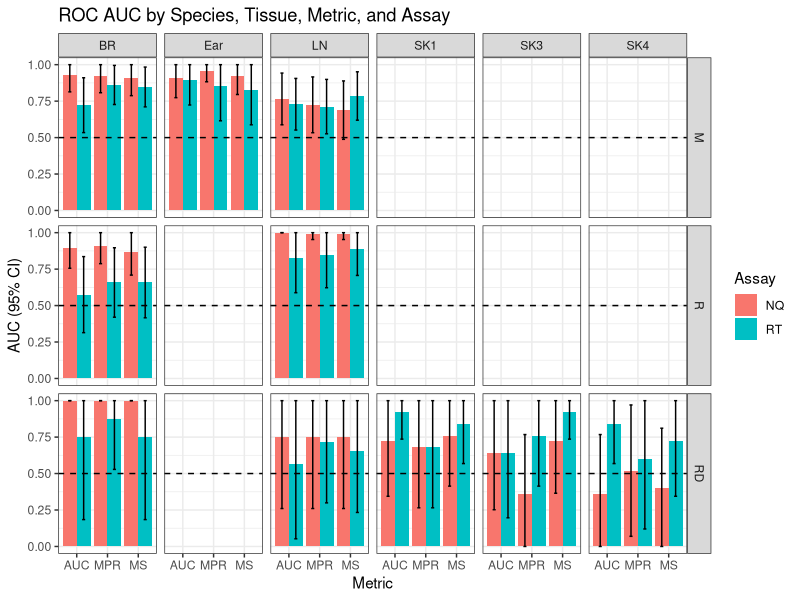
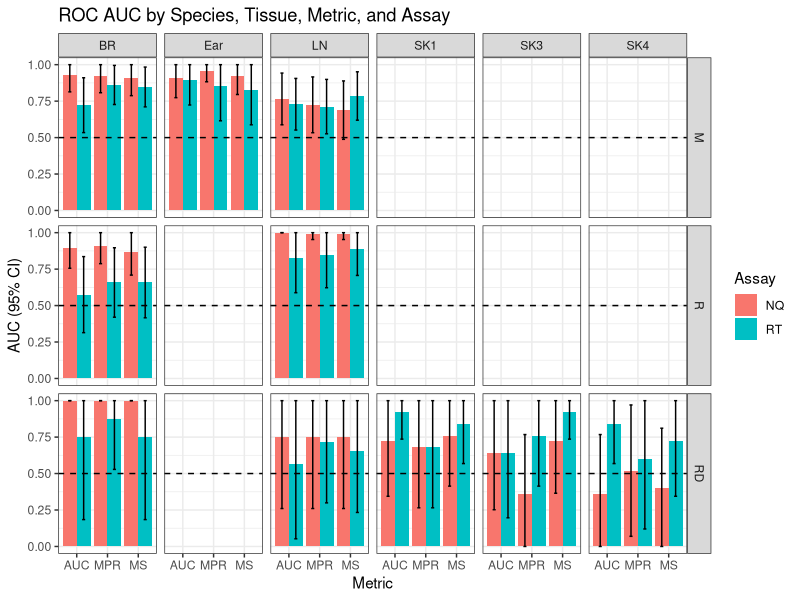
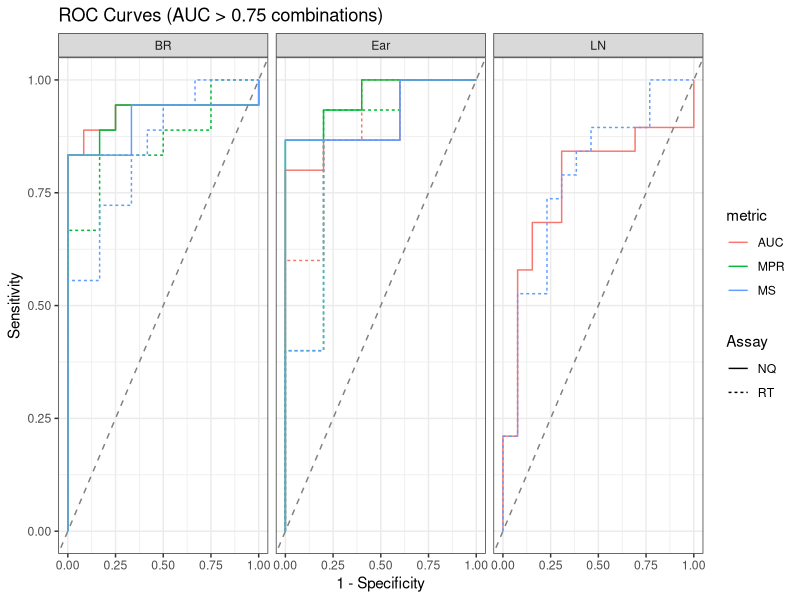
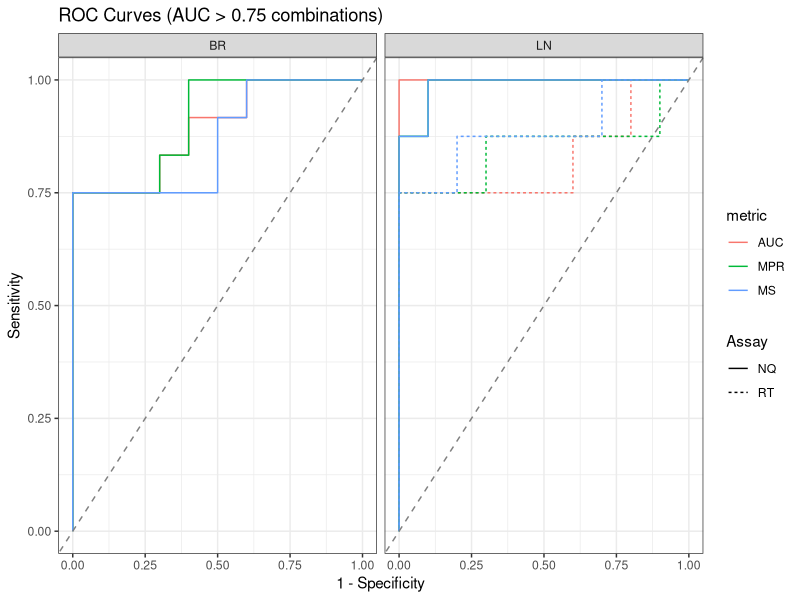
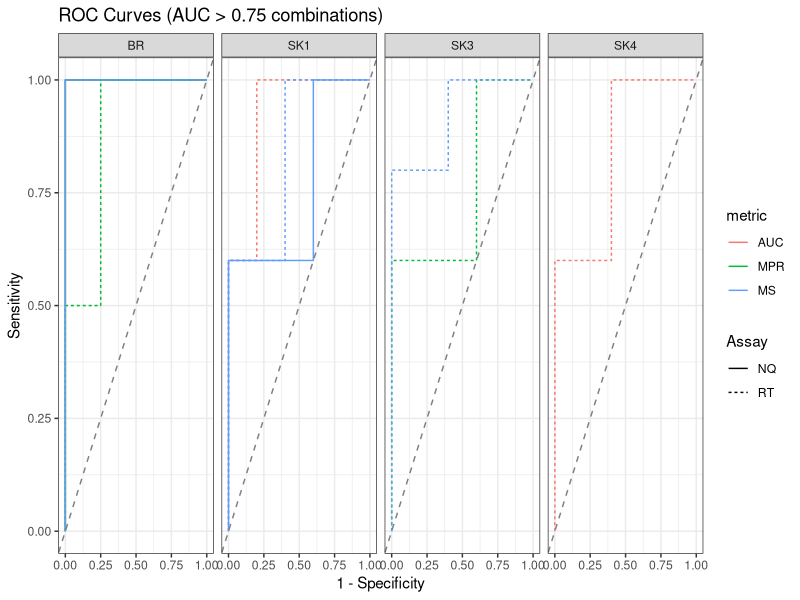
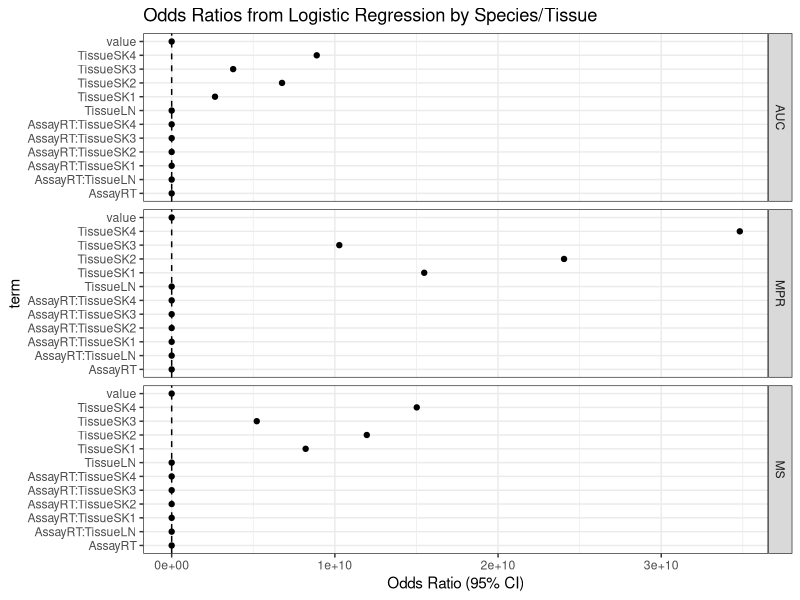
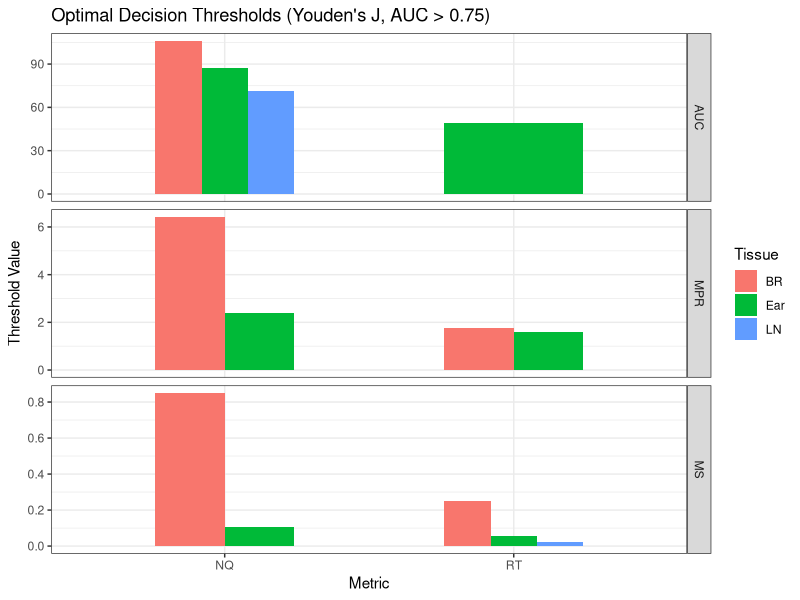
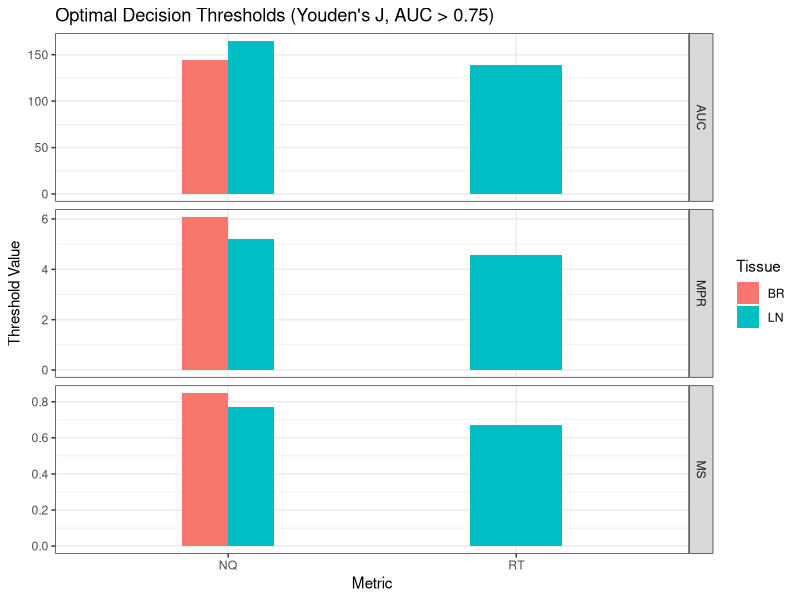

Here is the R script that generated these plots, in order: (Note: this script raises an error after producing the figures.)
library(tidyverse)
library(pROC)
library(lme4)
library(emmeans)
library(broom.mixed)

df_clean <- read.csv("data/clean_data.csv", check.names=FALSE, row.names = 1) %>%
  filter(Dilutions > -5)


# Step 1: Animal-level aggregation ---------------------------------------


df_animal <- df_clean %>%
  group_by(species, animal_id, Animal, Assay, Tissue, Dilutions, ELISA) %>%
  summarise(
    across(c(MPR, MS, AUC, TtT, RAF), \(x) mean(x, na.rm = TRUE)),
    prop_crossed = mean(crossed, na.rm = TRUE),
    n_wells = n(),
    .groups = "drop"
  )


# Step 2: Improved ROC Analysis ------------------------------------------

df_roc_long <- df_animal %>%
  mutate(ELISA = as.integer(ELISA)) %>%
  pivot_longer(c(MPR, MS, AUC), names_to = "metric")

roc_results <- df_roc_long %>%
  group_by(species, Assay, Tissue, metric) %>%
  group_modify(~{
    tryCatch({
      ci_vals <- ci.auc(roc(.x, ELISA, value, quiet = TRUE))
      data.frame(auc_lower = ci_vals[[1]], auc = ci_vals[[2]], auc_upper = ci_vals[[3]])
    }, error = function(e) data.frame(auc_lower = NA, auc = NA, auc_upper = NA))
  }) %>%
  filter(!is.na(auc))

# AUC summary bar chart with CIs
roc_results %>%
  ggplot(aes(metric, auc, fill = Assay)) +
  geom_col(position = "dodge") +
  geom_errorbar(aes(ymin = auc_lower, ymax = auc_upper),
                position = position_dodge(0.9), width = 0.2) +
  geom_hline(yintercept = 0.5, linetype = "dashed") +
  facet_grid(species ~ Tissue, scales = "free_x") +
  labs(title = "ROC AUC by Species, Tissue, Metric, and Assay",
       y = "AUC (95% CI)", x = "Metric") +
  theme_bw()

ggsave("figures/roc_auc_summary.png", width = 12, height = 8)

# ROC curves for top combinations (AUC > 0.75)
top_combos <- roc_results %>% filter(auc > 0.75)

make_roc_plot <- function(x) {
  ggplot(x, aes(1 - specificity, sensitivity, color = metric, linetype = Assay)) +
      geom_line() +
      geom_abline(slope = 1, intercept = 0, linetype = "dashed", color = "gray50") +
      facet_grid(~ Tissue) +
      labs(title = "ROC Curves (AUC > 0.75 combinations)",
          x = "1 - Specificity", y = "Sensitivity") +
      theme_bw()
}

if (nrow(top_combos) > 0) {
  roc_curve_data <- df_roc_long %>%
    semi_join(top_combos, by = c("species", "Assay", "Tissue", "metric")) %>%
    group_by(species, Assay, Tissue, metric) %>%
    group_modify(~{
      tryCatch({
        r <- roc(.x, ELISA, value, quiet = TRUE)
        data.frame(sensitivity = r$sensitivities, specificity = r$specificities)
      }, error = function(e) data.frame(sensitivity = NA, specificity = NA))
    }) %>%
    arrange(sensitivity, specificity) %>%
    filter(!is.na(sensitivity))

  # Moose
  roc_curve_data %>%
    filter(species == "M") %>%
    make_roc_plot()

  ggsave("figures/moose_roc_curves.png", width = 12, height = 8)
  
  # Reindeer
  roc_curve_data %>%
    filter(species == "R") %>%
    make_roc_plot()

  ggsave("figures/reindeer_roc_curves.png", width = 12, height = 8)

  # Red deer
  roc_curve_data %>%
    filter(species == "RD") %>%
    make_roc_plot()

  ggsave("figures/reddeer_roc_curves.png", width = 12, height = 8)
}


# Step 3: Species-specific Logistic Regression Models --------------------
# Univariate models per metric to avoid multicollinearity (MPR:MS r=0.99, MPR:AUC r=0.89)
# Average across dilutions first: one row per animal x Assay x Tissue,
# so no repeated structure remains and plain glm() suffices

df_lr <- df_animal %>%
  group_by(species, animal_id, Assay, Tissue, ELISA) %>%
  summarise(across(c(MPR, MS, AUC), \(x) mean(x, na.rm = TRUE)), .groups = "drop") %>%
  mutate(ELISA = as.integer(ELISA)) %>%
  pivot_longer(c(MPR, MS, AUC), names_to = "metric")

lr_models <- df_lr %>%
  group_by(species, metric) %>%
  mutate(value = scale(value)) %>%
  group_modify(~{
    mod <- tryCatch(
      glm(ELISA ~ value + Assay * Tissue, data = .x, family = binomial),
      warning = function(w) NULL,
      error   = function(e) NULL
    )
    if (is.null(mod) || !mod$converged) return(data.frame())
    broom::tidy(mod, exponentiate = TRUE)
  })

if (nrow(lr_models) > 0) {
  lr_models %>%
    filter(term != "(Intercept)") %>%
    ggplot(aes(term, estimate)) +
    geom_point(position = position_dodge(0.5)) +
    geom_errorbar(aes(ymin = estimate - std.error, ymax = estimate + std.error),
                  position = position_dodge(0.5), width = 0.2) +
    geom_hline(yintercept = 1, linetype = "dashed") +
    facet_grid(rows=vars(metric), scales = "free_y") +
    coord_flip() +
    labs(title = "Odds Ratios from Logistic Regression by Species/Tissue",
         y = "Odds Ratio (95% CI)") +
    theme_bw()

  ggsave("figures/logistic_regression_odds_ratios.png", width = 12, height = 8)
}


# Step 4: Optimal Threshold Analysis -------------------------------------

make_thresh_plot <- function(x) {
    ggplot(x, aes(Assay, threshold, fill = Tissue)) +
    geom_col(position = "dodge", width=0.8/5*n_distinct(x$Tissue)) +
    facet_grid(rows=vars(metric), scales = "free") +
    labs(title = "Optimal Decision Thresholds (Youden's J, AUC > 0.75)",
         x = "Metric", y = "Threshold Value") +
    theme_bw()
}

threshold_results <- df_roc_long %>%
  semi_join(roc_results %>% filter(auc > 0.75),
            by = c("species", "Assay", "Tissue", "metric")) %>%
  group_by(species, Assay, Tissue, metric) %>%
  group_modify(~{
    tryCatch({
      r <- roc(.x, ELISA, value, quiet = TRUE)
      coords_df <- coords(r, "best", best.method = "youden",
                          ret = c("threshold", "sensitivity", "specificity"))
      as.data.frame(coords_df)
    }, error = function(e) data.frame(threshold = NA, sensitivity = NA, specificity = NA))
  }) %>%
  filter(!is.na(threshold))

if (nrow(threshold_results) > 0) {
  # Moose
  threshold_results %>%
    filter(species == "M") %>%
    make_thresh_plot()

  ggsave("figures/moose_optimal_thresholds.png", width = 10, height = 7)
  
  # Moose
  threshold_results %>%
    filter(species == "R") %>%
    make_thresh_plot()

  ggsave("figures/reindeer_optimal_thresholds.png", width = 10, height = 7)
  
  # Moose
  threshold_results %>%
    filter(species == "RD") %>%
    make_thresh_plot()

  ggsave("figures/reddeer_optimal_thresholds.png", width = 10, height = 7)

  print(threshold_results)
}


# Step 5: Per-species Mixed Effects Models --------------------------------

metrics_list <- c("AUC", "MPR", "MS")

species_lmer <- map(species_list, function(sp) {
  df_sp <- df_clean %>% filter(species == sp)

  map(metrics_list, function(met) {
    formula <- as.formula(paste0(met, " ~ Assay * Tissue + Assay * Dilutions + (1|animal_id) + (1|rxn)"))
    tryCatch(
      list(species = sp, metric = met, model = lmer(formula, df_sp)),
      error = function(e) NULL
    )
  }) %>% compact()
}) %>% flatten()

species_emm <- map(species_lmer, function(m) {
  tryCatch({
    df_sp <- df_clean %>% filter(species == m$species)
    emm <- emmeans(m$model, ~ Assay | Tissue,
                   at = list(Dilutions = unique(df_sp$Dilutions)))
    list(species = m$species, metric = m$metric, emmeans = emm)
  }, error = function(e) NULL)
}) %>% compact()

species_contrasts <- map(species_emm, function(em) {
  tryCatch({
    con <- contrast(em$emmeans, interaction=TRUE)
    list(species = em$species, metric = em$metric, contrast = con)
  }, error = function(e) NULL)
}) %>% compact()
